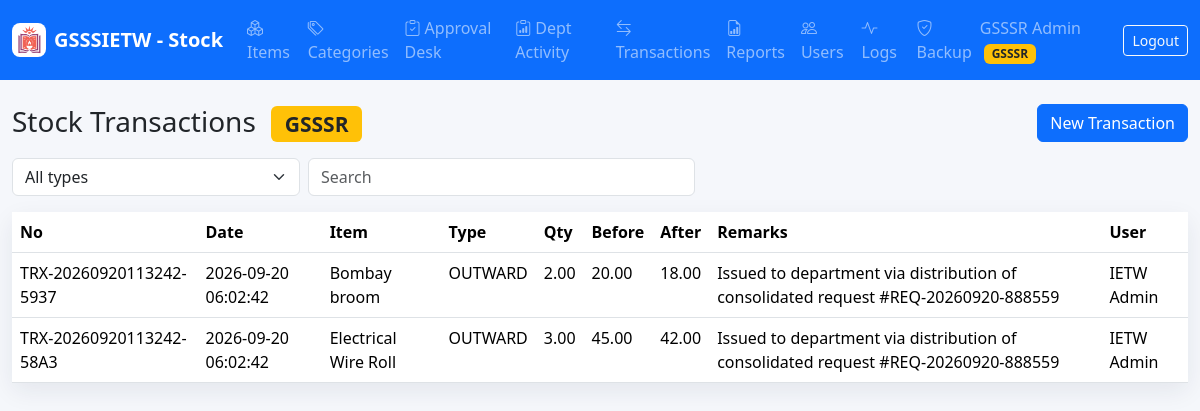
The app's page /admin/transactions.php (signed in) with its own data.
### tables this page shows
CREATE TABLE `stock_transactions` (
  `id` int NOT NULL AUTO_INCREMENT,
  `transaction_no` varchar(80) NOT NULL,
  `item_id` int NOT NULL,
  `request_item_id` int DEFAULT NULL,
  `type` enum('INWARD','OUTWARD','RETURN','ADJUSTMENT') NOT NULL,
  `quantity` decimal(12,2) NOT NULL,
  `previous_quantity` decimal(12,2) NOT NULL,
  `new_quantity` decimal(12,2) NOT NULL,
  `remarks` text,
  `created_by` int DEFAULT NULL,
  `created_at` timestamp NULL DEFAULT CURRENT_TIMESTAMP,
  PRIMARY KEY (`id`),
  UNIQUE KEY `transaction_no` (`transaction_no`),
  KEY `idx_txn_item` (`item_id`),
  KEY `idx_txn_type_date` (`type`,`created_at`),
  KEY `created_by` (`created_by`),
  KEY `request_item_id` (`request_item_id`),
  CONSTRAINT `stock_transactions_ibfk_1` FOREIGN KEY (`item_id`) REFERENCES `items` (`id`),
  CONSTRAINT `stock_transactions_ibfk_2` FOREIGN KEY (`created_by`) REFERENCES `users` (`id`),
  CONSTRAINT `stock_transactions_ibfk_3` FOREIGN KEY (`request_item_id`) REFERENCES `request_items` (`id`)
);

CREATE TABLE `items` (
  `id` int NOT NULL AUTO_INCREMENT,
  `item_code` varchar(60) NOT NULL,
  `item_name` varchar(180) NOT NULL,
  `category_id` int NOT NULL,
  `quantity` decimal(12,2) NOT NULL DEFAULT '0.00',
  `unit` varchar(40) NOT NULL DEFAULT 'Nos',
  `unit_price` decimal(12,2) NOT NULL DEFAULT '0.00',
  `minimum_stock` decimal(12,2) NOT NULL DEFAULT '0.00',
  `storage_location` varchar(160) DEFAULT NULL,
  `description` text,
  `status` enum('ACTIVE','INACTIVE') NOT NULL DEFAULT 'ACTIVE',
  `archive_reason` text,
  `archived_by` int DEFAULT NULL,
  `archived_at` datetime DEFAULT NULL,
  `deletion_approval_status` enum('NOT_REQUESTED','PENDING_GSSSR','APPROVED_BY_GSSSR','REJECTED_BY_GSSSR') NOT NULL DEFAULT 'NOT_REQUESTED',
  `invoice_path` varchar(255) DEFAULT NULL,
  `created_by` int DEFAULT NULL,
  `created_at` timestamp NULL DEFAULT CURRENT_TIMESTAMP,
  `updated_at` timestamp NULL DEFAULT NULL ON UPDATE CURRENT_TIMESTAMP,
  `deleted_at` timestamp NULL DEFAULT NULL,
  PRIMARY KEY (`id`),
  UNIQUE KEY `item_code` (`item_code`),
  KEY `idx_items_category` (`category_id`),
  KEY `idx_items_low_stock` (`quantity`,`minimum_stock`),
  KEY `created_by` (`created_by`),
  KEY `archived_by` (`archived_by`),
  CONSTRAINT `items_ibfk_1` FOREIGN KEY (`category_id`) REFERENCES `categories` (`id`),
  CONSTRAINT `items_ibfk_2` FOREIGN KEY (`created_by`) REFERENCES `users` (`id`),
  CONSTRAINT `items_ibfk_3` FOREIGN KEY (`archived_by`) REFERENCES `users` (`id`)
);

CREATE TABLE `users` (
  `id` int NOT NULL AUTO_INCREMENT,
  `department_id` int DEFAULT NULL,
  `name` varchar(120) NOT NULL,
  `email` varchar(160) NOT NULL,
  `password_hash` varchar(255) NOT NULL,
  `role` enum('GSSSR','IETW','DEPARTMENT') NOT NULL,
  `status` enum('ACTIVE','INACTIVE') NOT NULL DEFAULT 'ACTIVE',
  `created_at` timestamp NULL DEFAULT CURRENT_TIMESTAMP,
  `updated_at` timestamp NULL DEFAULT NULL ON UPDATE CURRENT_TIMESTAMP,
  PRIMARY KEY (`id`),
  UNIQUE KEY `email` (`email`),
  KEY `department_id` (`department_id`),
  CONSTRAINT `users_ibfk_1` FOREIGN KEY (`department_id`) REFERENCES `departments` (`id`)
);

### includes/db.php (called while the page is built, shortened)
<?php
final class Database
{
    private static ?PDO $pdo = null;
    public static function conn(): PDO
    {
        if (self::$pdo === null) {
            $dsn = 'mysql:host=' . DB_HOST . ';dbname=' . DB_NAME . ';charset=utf8mb4';
            self::$pdo = new PDO($dsn, DB_USER, DB_PASS, [
                PDO::ATTR_ERRMODE => PDO::ERRMODE_EXCEPTION,
                PDO::ATTR_DEFAULT_FETCH_MODE => PDO::FETCH_ASSOC,
                PDO::ATTR_EMULATE_PREPARES => false,
            ]);
        }
        return self::$pdo;
    }
}

### includes/functions.php (called while the page is built, shortened)
<?php
require_once __DIR__ . '/db.php';
function e(?string $value): string
{
    return htmlspecialchars((string)$value, ENT_QUOTES, 'UTF-8');
}
function rows(string $sql, array $params = []): array
{
    $stmt = Database::conn()->prepare($sql);
    $stmt->execute($params);
    return $stmt->fetchAll();
}

### admin/transactions.php (the view, shortened to what this page needs)
<?php
require_once __DIR__ . '/../includes/layout.php';
$params = [];
$where  = 'WHERE 1=1';
$transactions = rows(
    "SELECT st.*, i.item_name, u.name user_name
     FROM stock_transactions st
     JOIN items i ON i.id=st.item_id
     LEFT JOIN users u ON u.id=st.created_by
     $where ORDER BY st.id DESC LIMIT 200",
    $params
);
?>
<div class="d-flex justify-content-between align-items-center mb-3">
  <h1 class="h3 mb-0">Stock Transactions <span class="badge bg-warning text-dark ms-2">GSSSR</span></h1>
  <button class="btn btn-primary" data-bs-toggle="modal" data-bs-target="#txnModal">New Transaction</button>
</div>
<form class="row g-2 mb-3">
  <div class="col-md-3">
    <select name="type" class="form-select" onchange="this.form.submit()">
      <option value="">All types</option>
    </select>
  </div>
  <div class="col-md-4"><input class="form-control" data-filter-table="#txnTable" placeholder="Search"></div>
</form>
<div class="card metric-card"><div class="table-responsive">
<table class="table table-hover mb-0" id="txnTable">
  <thead><tr><th>No</th><th>Date</th><th>Item</th><th>Type</th><th>Qty</th><th>Before</th><th>After</th><th>Remarks</th><th>User</th></tr></thead>
  <tbody>
    <?php foreach ($transactions as $t): ?>
    <tr>
      <td><?= e($t['transaction_no']) ?></td>
      <td><?= e($t['created_at']) ?></td>
      <td><?= e($t['item_name']) ?></td>
      <td><?= e($t['type']) ?></td>
      <td><?= e($t['quantity']) ?></td>
      <td><?= e($t['previous_quantity']) ?></td>
      <td><?= e($t['new_quantity']) ?></td>
      <td><?= e($t['remarks']) ?></td>
      <td><?= e($t['user_name']) ?></td>
    </tr>
    <?php endforeach; ?>
  </tbody>
</table></div></div>

### assets/css/app.css (style rules this page uses)
body { background: #f5f7fb; }
.metric-card { border: 0; border-radius: 8px; box-shadow: 0 8px 24px rgba(30, 41, 59, .08); }
.table thead th { white-space: nowrap; }

### records on screen
stock_transactions: transaction_no "TRX-20260920113242-5937", created_at "2026-09-20 06:02:42", item.item_name "Bombay broom", type "OUTWARD", quantity "2.00", previous_quantity "20.00", new_quantity "18.00", remarks "Issued to department via distribution of consolidated request #REQ-20260920-888559", created_by.name "IETW Admin"
stock_transactions: transaction_no "TRX-20260920113242-58A3", created_at "2026-09-20 06:02:42", item.item_name "Electrical Wire Roll", type "OUTWARD", quantity "3.00", previous_quantity "45.00", new_quantity "42.00", remarks "Issued to department via distribution of consolidated request #REQ-20260920-888559", created_by.name "IETW Admin"

### other values on screen
APP_SHORT_NAME "GSSSIETW - Stock"
$l[1] "Items"
$l[1] "Categories"
$l[1] "Approval Desk"
$l[1] "Dept Activity"
$l[1] "Transactions"
$l[1] "Reports"
$l[1] "Users"
$l[1] "Logs"
$l[1] "Backup"
$u['name'] "GSSSR Admin"
$role "GSSSR"
